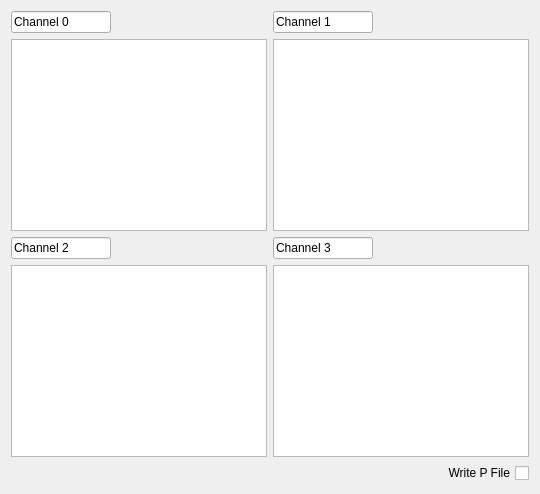
          <widget class="QWidget" name="tab_8">
           <attribute name="title">
            <string>Pulses</string>
           </attribute>
           <layout class="QVBoxLayout" name="verticalLayout_3">
            <item>
             <layout class="QGridLayout" name="gridLayout_7">
              <item row="1" column="0">
               <widget class="QTableWidget" name="tableWidget_3"/>
              </item>
              <item row="1" column="1">
               <widget class="QTableWidget" name="tableWidget_4">
                <property name="maximumSize">
                 <size>
                  <width>16777215</width>
                  <height>16777215</height>
                 </size>
                </property>
               </widget>
              </item>
              <item row="3" column="0">
               <widget class="QTableWidget" name="tableWidget_5"/>
              </item>
              <item row="3" column="1">
               <widget class="QTableWidget" name="tableWidget_6"/>
              </item>
              <item row="0" column="0">
               <widget class="QLineEdit" name="lineEdit_2">
                <property name="maximumSize">
                 <size>
                  <width>100</width>
                  <height>16777215</height>
                 </size>
                </property>
                <property name="text">
                 <string>Channel 0</string>
                </property>
               </widget>
              </item>
              <item row="0" column="1">
               <widget class="QLineEdit" name="lineEdit_3">
                <property name="maximumSize">
                 <size>
                  <width>100</width>
                  <height>16777215</height>
                 </size>
                </property>
                <property name="text">
                 <string>Channel 1</string>
                </property>
               </widget>
              </item>
              <item row="2" column="0">
               <widget class="QLineEdit" name="lineEdit_4">
                <property name="maximumSize">
                 <size>
                  <width>100</width>
                  <height>16777215</height>
                 </size>
                </property>
                <property name="text">
                 <string>Channel 2</string>
                </property>
               </widget>
              </item>
              <item row="2" column="1">
               <widget class="QLineEdit" name="lineEdit_5">
                <property name="maximumSize">
                 <size>
                  <width>100</width>
                  <height>16777215</height>
                 </size>
                </property>
                <property name="text">
                 <string>Channel 3</string>
                </property>
               </widget>
              </item>
             </layout>
            </item>
            <item>
             <layout class="QHBoxLayout" name="horizontalLayout_6">
              <item>
               <spacer name="horizontalSpacer_4">
                <property name="orientation">
                 <enum>Qt::Horizontal</enum>
                </property>
                <property name="sizeHint" stdset="0">
                 <size>
                  <width>40</width>
                  <height>20</height>
                 </size>
                </property>
               </spacer>
              </item>
              <item>
               <widget class="QCheckBox" name="checkBox_14">
                <property name="layoutDirection">
                 <enum>Qt::RightToLeft</enum>
                </property>
                <property name="text">
                 <string>Write P File</string>
                </property>
               </widget>
              </item>
             </layout>
            </item>
           </layout>
          </widget>
